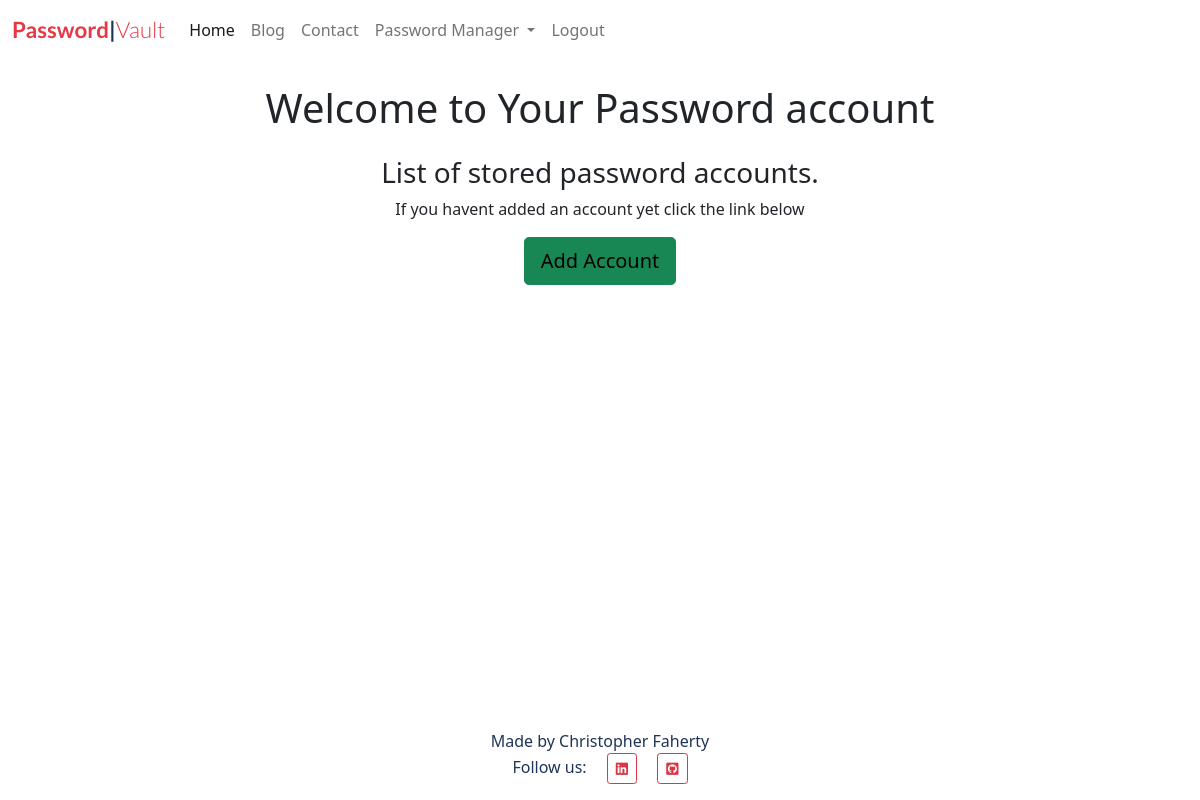
Page /view/ (signed in) on the earlier database version.
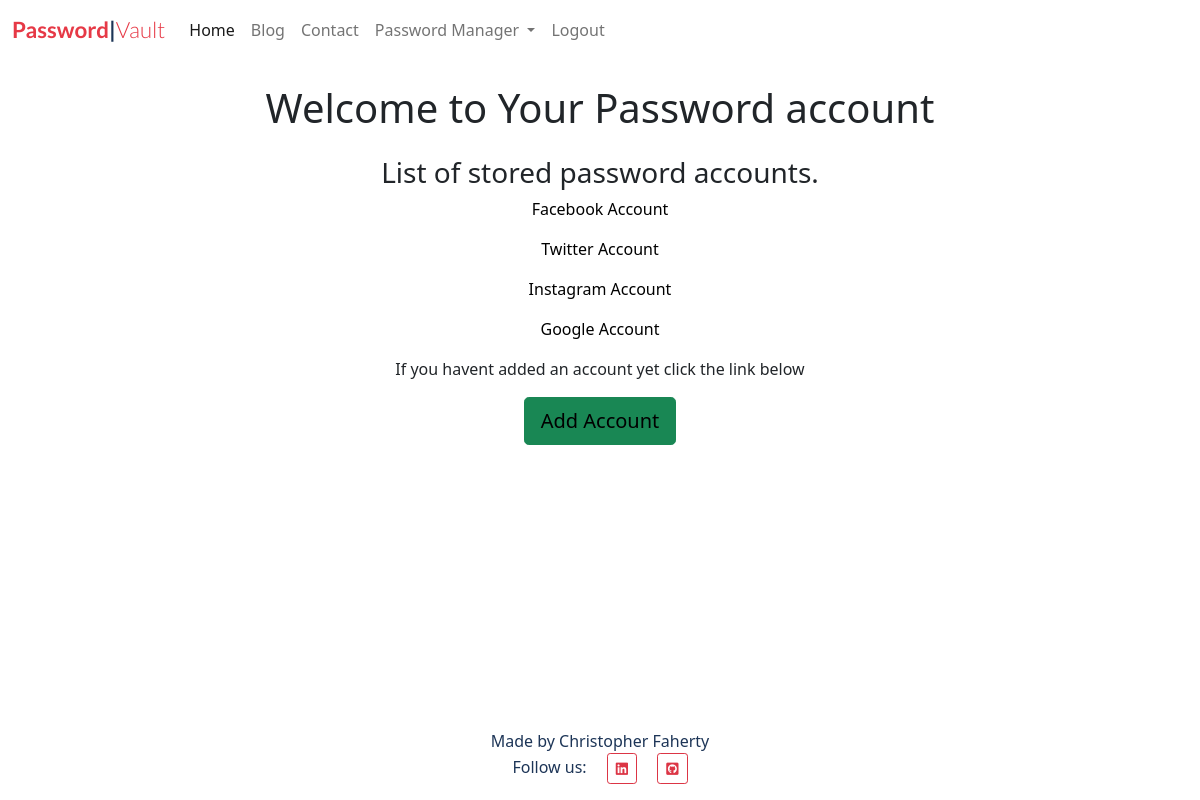
Same page on the later database version.
### pwmanagerapp/models.py (models this page shows, shortened)
class PwAccount(models.Model):
    user = models.ForeignKey(User, on_delete=models.CASCADE, related_name="pwaccount", null=True)
    name = models.CharField(max_length=200)
    website = models.CharField(max_length =100)
    email = models.EmailField(max_length =100)
    username = models.CharField(max_length =50)
    password = encrypt(models.CharField(max_length=50, blank=False))

### pwmanagerapp/views.py (the view)
# urls.py: path("view/", view, name="view"),
def view(request):
    return render(request, "pwmanagerapp/viewpw.html", {})

### pwmanagerapp/templates/pwmanagerapp/viewpw.html (shortened to what this page needs)
{% extends "base.html" %}
{% block content %}
<div class="mx-auto my-4 text-center">
    <h1>Welcome to Your Password account</h1>
</div>
<div class="container text-center">
    <h3>List of stored password accounts.</h3>
    {% for pw in user.pwaccount.all %}
	    <p><a href="{% url 'index' pw.id %}">{{ pw.name }}</a></p>
    {% endfor %}
    <p>If you havent added an account yet click the link below</p>
    <button type="button" class="btn btn-success btn-lg"><a href="{% url 'create' %}">Add Account</a></button>
</div>
{% endblock %}

Differences in the rows shown:
added PwAccount: name "Facebook Account"
added PwAccount: name "Twitter Account"
added PwAccount: name "Instagram Account"
added PwAccount: name "Google Account"
